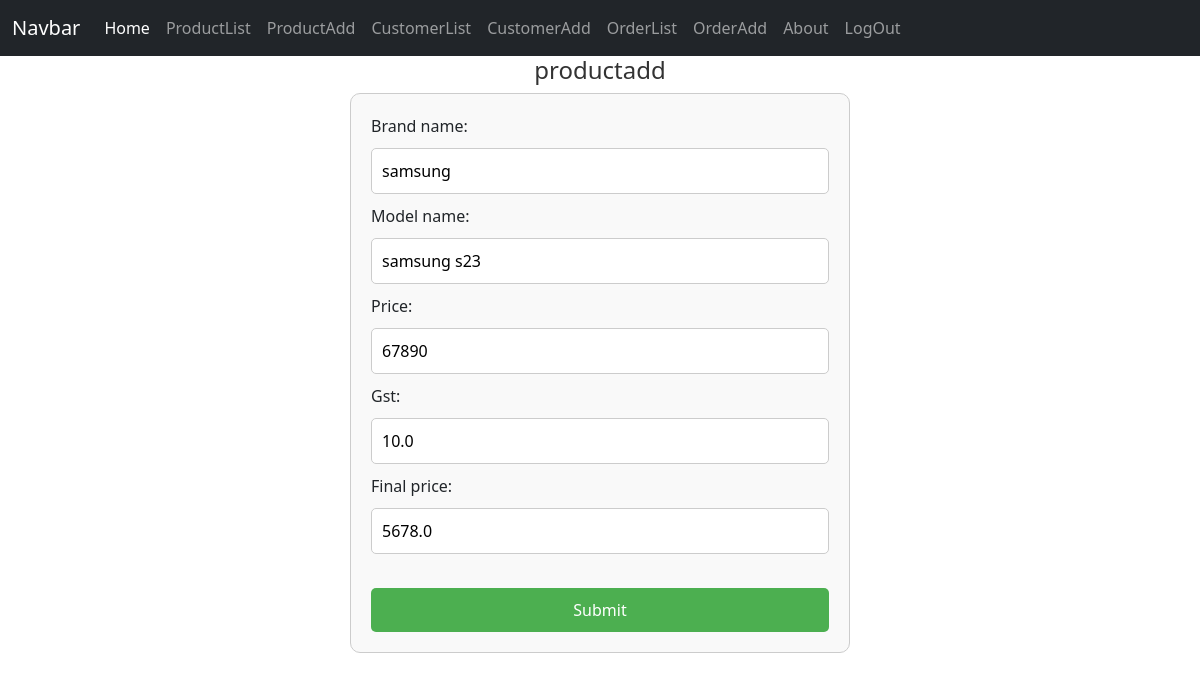
Page /product/productupdate/14/ on the committed database.
### product/models.py (models this page shows, shortened)
class Product(models.Model):
    Brand_name = models.CharField(max_length=200,null=True)
    model_name = models.CharField(max_length=200,null=True)
    price = models.IntegerField(default=0)
    gst = models.FloatField(default=0)
    final_price = models.FloatField(default=0)

### product/views.py (the view)
# urls.py: path('productupdate/<int:id>/',productupdate,name='pro_update'),
def productupdate(request,id):
    selected_data = Product.objects.get(id=id)
    data = {"proform":ProductForm(instance=selected_data)}
    if request.method == 'POST':
        new_data = ProductForm(request.POST,instance=selected_data)
        if new_data.is_valid():
            new_data.save()
            return redirect('/product/productlist/')
    return render(request,'productadd.html',data)

### product/forms.py
class ProductForm(forms.ModelForm):
    class Meta:
        model = Product
        fields = '__all__'

### Frontend/templates/productadd.html (shortened to what this page needs)
{% extends 'base.html' %}
{% block content %}
<center><h1>productadd</h1></center>
<form method="POST" class="product-form">
    {{ proform }}
    <br>
    <button class="submit-btn">Submit</button>
</form>
{% endblock %}

### Frontend/templates/productadd.html (style rules this page uses)
.product-form { margin: 0 auto; max-width: 500px; padding: 20px; border: 1px solid #ccc; border-radius: 10px; background-color: #f9f9f9; }
.product-form input, .product-form select, .product-form textarea { width: 100%; padding: 10px; margin: 10px 0; border: 1px solid #ccc; border-radius: 5px; }
.submit-btn { background-color: #4CAF50; color: white; padding: 10px 20px; border: none; border-radius: 5px; cursor: pointer; width: 100%; font-size: 16px; }
h1 { color: #333; font-size: 24px; }
form { text-align: left; }

### rows in the picture
Product: Brand_name "samsung", model_name "samsung s23", price "67890", gst "10.0", final_price "5678.0"
